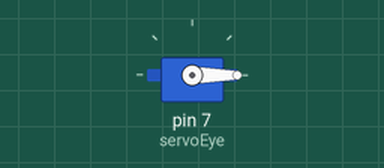
This sketch was run on a simulated Arduino Uno, built with avr-gcc and run on an emulated ATmega328P. On the bench: servo.

Above: at 0.1 s.
At 8.1 s:
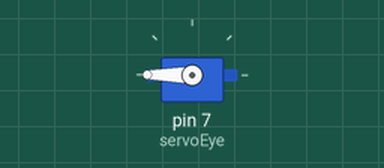
At 12.1 s:
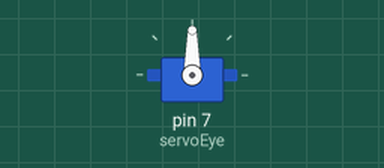
Timing chart, 0 to 13.6 s (numbered marks = the images above):
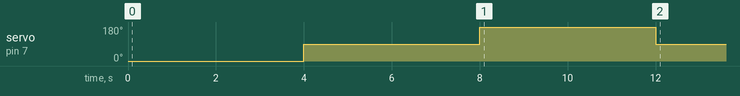

The sketch:

MrRobotEyeServoSet90.ino
```cpp
#include <Servo.h>

Servo servoEye;


void setup() {
  servoEye.attach(7);
  servoEye.write(0);
  delay(4000);
  servoEye.write(90);
  delay(4000);
  servoEye.write(180);
  delay(4000);
  servoEye.write(90);
}

void loop() {

}
```

Measured:
- by itself, servo on pin 7 (servoEye): 0° → 90° at 4.0 s, → 180° 4.0 s later, → 90° 4.0 s later
